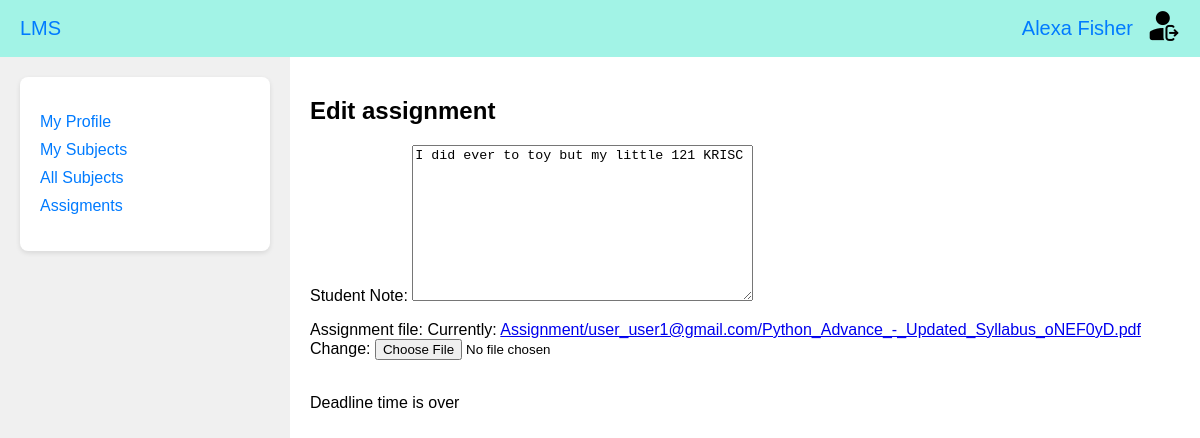
/assigment_response/edit/1/ (signed in), run on the app's committed database.
### accounts_app/models.py (models this page shows, shortened)
class CustomUser(AbstractUser):
    username = None
    email = models.EmailField(_("email address"), unique=True)
    first_name = models.CharField(
        max_length=100, null=False, blank=False, verbose_name=_("First Name")
    )
    last_name = models.CharField(
        max_length=100, null=False, blank=False, verbose_name=_("Last Name")
    )
    passport_number = models.CharField(
        max_length=11, null=False, blank=False, verbose_name=_("Personal Number")
    )
    USERNAME_FIELD = "email"
    REQUIRED_FIELDS = ["first_name", "last_name", "passport_number"]
    objects = CustomUserManager()

### universities_app/models.py (models this page shows)
class AssignmentResponse(models.Model):
    parent_assignment = models.ForeignKey(
        "Assignment", on_delete=models.CASCADE, verbose_name=_("Parent assignment")
    )
    student = models.ForeignKey('Student', on_delete=models.CASCADE, verbose_name=_('Student'))
    student_note = models.TextField(verbose_name=_("Student Note"))
    submit_date = models.DateTimeField(verbose_name=_("Submit Date"))
    assignment_file = models.FileField(upload_to=user_directory_path, verbose_name=_("Assignment file"))
    class Meta:
        verbose_name = _("Assignment response")
        verbose_name_plural = _("Assignment responses")

### universities_app/views.py (the view, shortened to what this page needs)
# urls.py: path('assigment_response/edit/<int:assigment_id>/', AssignmentResponseUpdateView.as_view(), name='assigment_response_edit'),
@method_decorator(login_required(login_url='/'), name='dispatch')
class AssignmentResponseUpdateView(UpdateView):
    model = AssignmentResponse
    form_class = AssignmetResponseForm
    pk_url_kwarg = 'assigment_id'
    template_name = 'accounts_app/assignment.html'
    success_url = reverse_lazy('assigments')
    def get_context_data(self, **kwargs):
        context = super().get_context_data(**kwargs)
        context["title"] = "Edit assignment"
        context['assigment'] = Assignment.objects.get(pk=self.kwargs['assigment_id'])
        return context

### universities_app/forms.py
class AssignmetResponseForm(forms.ModelForm):
    class Meta:
        model = AssignmentResponse
        fields = ['student_note', 'assignment_file']

### universities_app/models.py (called while the page is built)
    def is_in_time(self):
        return self.deadline > timezone.now()

### templates/accounts_app/assignment.html (shortened to what this page needs)
{% load static %}
<!DOCTYPE html>
<html lang="en">
<head>
    <link rel="stylesheet" href="{% static 'css/main_styles.css' %}?v=2">
</head>
<body>
    {% include 'menu.html' %}
    <div class="main-page">
        <div class="main-page-content">
            <div class="sidebar">
                <div class="box">
                    <ul>
                        <li><a href="{% url 'profile' %}">My Profile</a></li>
                        <li><a href="{% url 'subjects' %}">My Subjects</a></li>
                        <li><a href="{% url 'all_subjects' %}"> All Subjects</a></li>
                        <li><a href="{% url 'assigments' %}">Assigments</a></li>
                    </ul>
                </div>
            </div>
            <div class="content">
                    <h2>{{title}}</h2>
                    <form method="post" enctype="multipart/form-data">
                        {{ form.as_p }}
                        <br>
                        {% if assigment.is_in_time %}
                            <button type="submit" class="button">Hand in</button>
                        {% else %}
                            <a> Deadline time is over </a>
                        {% endif %}
                    </form>
            </div>
        </div>
    </div>
</body>
</html>

### templates/menu.html
{% load static %}
<div class="top-bar">
    <div class="university">
        <a href="{% url 'main' %}">LMS</a>
    </div>
    <div class="user-info">
        <a href="{% url 'profile' %}" class="user-profile">
            {{ user.first_name }} {{ user.last_name }}
        </a>
        <a href="{% url 'logout' %}">
            <img src="{% static 'images/logout.png' %}" alt="Logout">
        </a>
    </div>
</div>

### static/css/main_styles.css (style rules this page uses)
body { margin: 0; padding: 0; font-family: Arial, sans-serif; }
.top-bar { background-color: #a2f3e6; color: #007bff; padding: 10px 20px; display: flex; justify-content: space-between; align-items: center; font-size: 20px; }
.university a, .user-info a { color: #007bff; text-decoration: none; }
.user-info { display: flex; align-items: center; }
.user-profile { margin-right: 15px; }
.main-page { display: flex; flex-direction: column; height: 100vh; }
.main-page-content { display: flex; flex: 1; }
.sidebar { width: 250px; background-color: #f0f0f0; padding: 20px; }
.content { flex: 1; padding: 20px; }
.box { background-color: #ffffff; padding: 20px; border-radius: 8px; box-shadow: 0 2px 5px rgba(0, 0, 0, 0.1); }
.box ul { list-style-type: none; padding: 0; }
.box li { margin-bottom: 10px; }
.box a { text-decoration: none; color: #007bff; }

### templates/accounts_app/assignment.html (style rules this page uses)
.main-page-content { display: flex; justify-content: space-between; }

### data on the page
CustomUser: first_name "Alexa", last_name "Fisher"
AssignmentResponse: student_note "I did ever to toy but my little 121 KRISC"

### other printed values
{{ title }} "Edit assignment"
